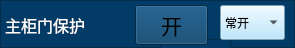
   <widget class="QFrame" name="frame_33">
    <property name="geometry">
     <rect>
      <x>315</x>
      <y>212</y>
      <width>295</width>
      <height>48</height>
     </rect>
    </property>
    <property name="styleSheet">
     <string notr="true">background-color: rgb(2, 59, 101);</string>
    </property>
    <property name="frameShape">
     <enum>QFrame::StyledPanel</enum>
    </property>
    <property name="frameShadow">
     <enum>QFrame::Raised</enum>
    </property>
    <widget class="QFrame" name="frame_34">
     <property name="geometry">
      <rect>
       <x>160</x>
       <y>39</y>
       <width>71</width>
       <height>51</height>
      </rect>
     </property>
     <property name="frameShape">
      <enum>QFrame::StyledPanel</enum>
     </property>
     <property name="frameShadow">
      <enum>QFrame::Raised</enum>
     </property>
    </widget>
    <widget class="QComboBox" name="comboBox_zgmenbh">
     <property name="geometry">
      <rect>
       <x>220</x>
       <y>5</y>
       <width>65</width>
       <height>35</height>
      </rect>
     </property>
     <property name="styleSheet">
      <string notr="true">background-color: rgb(170, 225, 255);</string>
     </property>
     <item>
      <property name="text">
       <string>常开</string>
      </property>
     </item>
     <item>
      <property name="text">
       <string>常闭</string>
      </property>
     </item>
    </widget>
    <widget class="QLabel" name="label_11">
     <property name="geometry">
      <rect>
       <x>5</x>
       <y>10</y>
       <width>121</width>
       <height>30</height>
      </rect>
     </property>
     <property name="font">
      <font>
       <family>微软雅黑</family>
       <pointsize>12</pointsize>
      </font>
     </property>
     <property name="styleSheet">
      <string notr="true">color: rgb(255, 255, 255);</string>
     </property>
     <property name="text">
      <string>主柜门保护      </string>
     </property>
    </widget>
    <widget class="QToolButton" name="toolButton_zgmenbh">
     <property name="geometry">
      <rect>
       <x>135</x>
       <y>5</y>
       <width>73</width>
       <height>40</height>
      </rect>
     </property>
     <property name="font">
      <font>
       <family>微软雅黑</family>
       <pointsize>16</pointsize>
      </font>
     </property>
     <property name="text">
      <string>开</string>
     </property>
     <property name="icon">
      <iconset>
       <normaloff>yb_off.png</normaloff>yb_off.png</iconset>
     </property>
     <property name="iconSize">
      <size>
       <width>66</width>
       <height>48</height>
      </size>
     </property>
    </widget>
   </widget>
